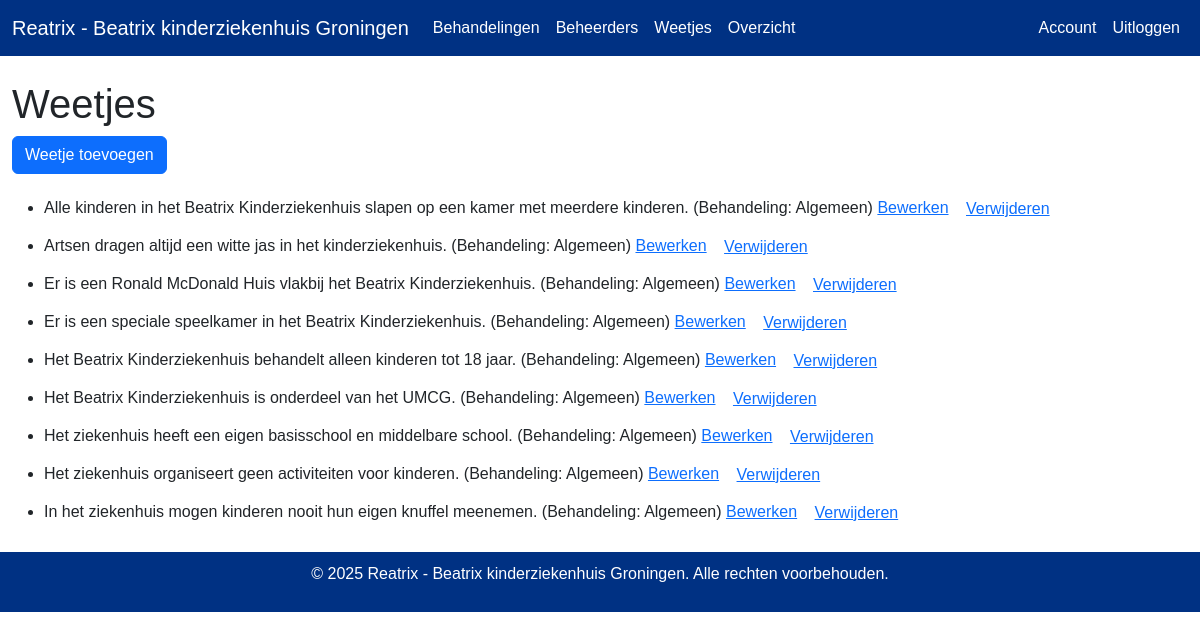
Page /Weetje/ (signed in) on the committed database.
### models.py (models this page shows)
class Weetje(db.Model):
    id = db.Column(db.Integer, primary_key=True)
    Weetje = db.Column(db.String(50), nullable=False)
    uitleg = db.Column(db.String, nullable=True)
    gender = db.Column(db.String(10), nullable=False)
    Behandeling_id = db.Column(db.Integer, db.ForeignKey('behandeling.id'), nullable=False)

class Behandeling(db.Model):
    id = db.Column(db.Integer, primary_key=True)
    behandelingnaam = db.Column(db.String(50), nullable=False)
    Categorie = db.Column(db.String(10), nullable=False)
    Beheerder_id = db.Column(db.Integer, db.ForeignKey('beheerder.id'), nullable=False)
    Weetje = db.relationship('Weetje', backref='Behandeling', lazy=True)

### routes/Weetje/routes.py (the view)
@Weetje_bp.route('/')
@login_required
def index():
    Weetjes = Weetje.query.order_by(Weetje.Weetje).all()
    return render_template('Weetje/index.html', Weetjes=Weetjes)

### models.py (called while the page is built)
@login_manager.user_loader
def load_user(user_id):
    return User.query.get(int(user_id))

    def is_admin(self):
        return self.role == Role.ADMIN

### templates/Weetje/index.html
{% extends 'base.html' %}
{% block content %}
<h1>Weetjes</h1>
<a href="{{ url_for('Weetje.add') }}" class="btn btn-primary mb-3">Weetje toevoegen</a>
<ul>
  {% for Weetje in Weetjes %}
  <li>{{ Weetje.Weetje }} (Behandeling: {{ Weetje.Behandeling.behandelingnaam }})
    <a href="{{ url_for('Weetje.edit', id=Weetje.id) }}">Bewerken</a>
    <form action="{{ url_for('Weetje.delete', id=Weetje.id) }}" method="post" style="display:inline;">
      <button type="submit" class="btn btn-link">Verwijderen</button>
    </form>
  </li>
  {% endfor %}
</ul>
{% endblock %}

### templates/base.html (style rules this page uses)
body { font-family: Arial, sans-serif; }

### rows in the picture
Weetje: Weetje "Alle kinderen in het Beatrix Kinderziekenhuis slapen op een kamer met meerdere kinderen.", Behandeling.behandelingnaam "Algemeen"
Weetje: Weetje "Artsen dragen altijd een witte jas in het kinderziekenhuis.", Behandeling.behandelingnaam "Algemeen"
Weetje: Weetje "Er is een Ronald McDonald Huis vlakbij het Beatrix Kinderziekenhuis.", Behandeling.behandelingnaam "Algemeen"
Weetje: Weetje "Er is een speciale speelkamer in het Beatrix Kinderziekenhuis.", Behandeling.behandelingnaam "Algemeen"
Weetje: Weetje "Het Beatrix Kinderziekenhuis behandelt alleen kinderen tot 18 jaar.", Behandeling.behandelingnaam "Algemeen"
Weetje: Weetje "Het Beatrix Kinderziekenhuis is onderdeel van het UMCG.", Behandeling.behandelingnaam "Algemeen"
Weetje: Weetje "Het ziekenhuis heeft een eigen basisschool en middelbare school.", Behandeling.behandelingnaam "Algemeen"
Weetje: Weetje "Het ziekenhuis organiseert geen activiteiten voor kinderen.", Behandeling.behandelingnaam "Algemeen"
Weetje: Weetje "In het ziekenhuis mogen kinderen nooit hun eigen knuffel meenemen.", Behandeling.behandelingnaam "Algemeen"
